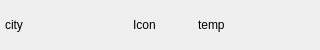
<?xml version="1.0" encoding="UTF-8"?>
<ui version="4.0">
 <class>cityWithTemp</class>
 <widget class="QWidget" name="cityWithTemp">
  <property name="geometry">
   <rect>
    <x>0</x>
    <y>0</y>
    <width>320</width>
    <height>50</height>
   </rect>
  </property>
  <property name="minimumSize">
   <size>
    <width>0</width>
    <height>50</height>
   </size>
  </property>
  <property name="maximumSize">
   <size>
    <width>16777215</width>
    <height>50</height>
   </size>
  </property>
  <property name="windowTitle">
   <string>Form</string>
  </property>
  <layout class="QHBoxLayout" name="horizontalLayout">
   <property name="spacing">
    <number>5</number>
   </property>
   <property name="leftMargin">
    <number>5</number>
   </property>
   <property name="topMargin">
    <number>0</number>
   </property>
   <property name="rightMargin">
    <number>0</number>
   </property>
   <property name="bottomMargin">
    <number>0</number>
   </property>
   <item>
    <widget class="QLabel" name="citylbl">
     <property name="styleSheet">
      <string notr="true"/>
     </property>
     <property name="text">
      <string>city</string>
     </property>
    </widget>
   </item>
   <item>
    <widget class="QLabel" name="piclbl">
     <property name="maximumSize">
      <size>
       <width>60</width>
       <height>16777215</height>
      </size>
     </property>
     <property name="text">
      <string>Icon</string>
     </property>
    </widget>
   </item>
   <item>
    <widget class="QLabel" name="templbl">
     <property name="text">
      <string>temp</string>
     </property>
    </widget>
   </item>
  </layout>
 </widget>
 <resources/>
 <connections/>
</ui>
